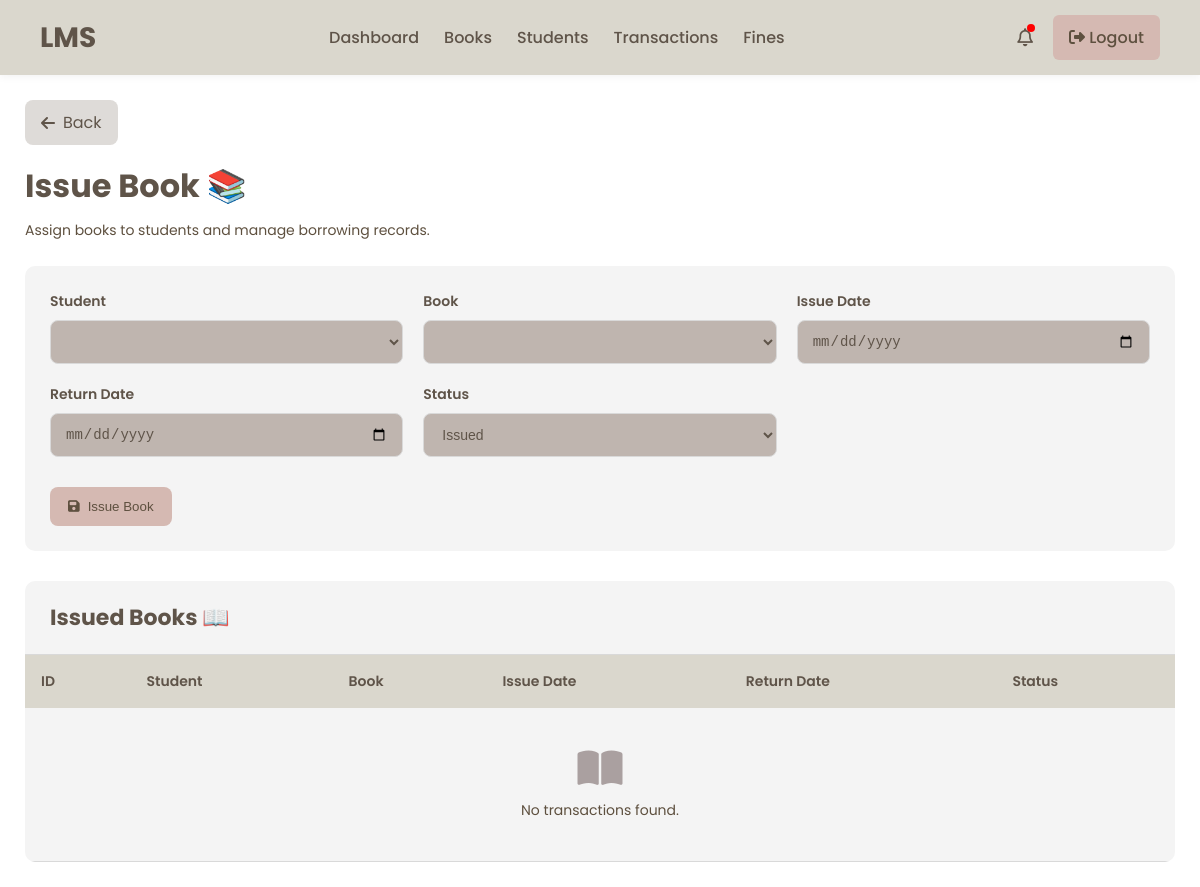
Before: /issue-book/ with the older database file.
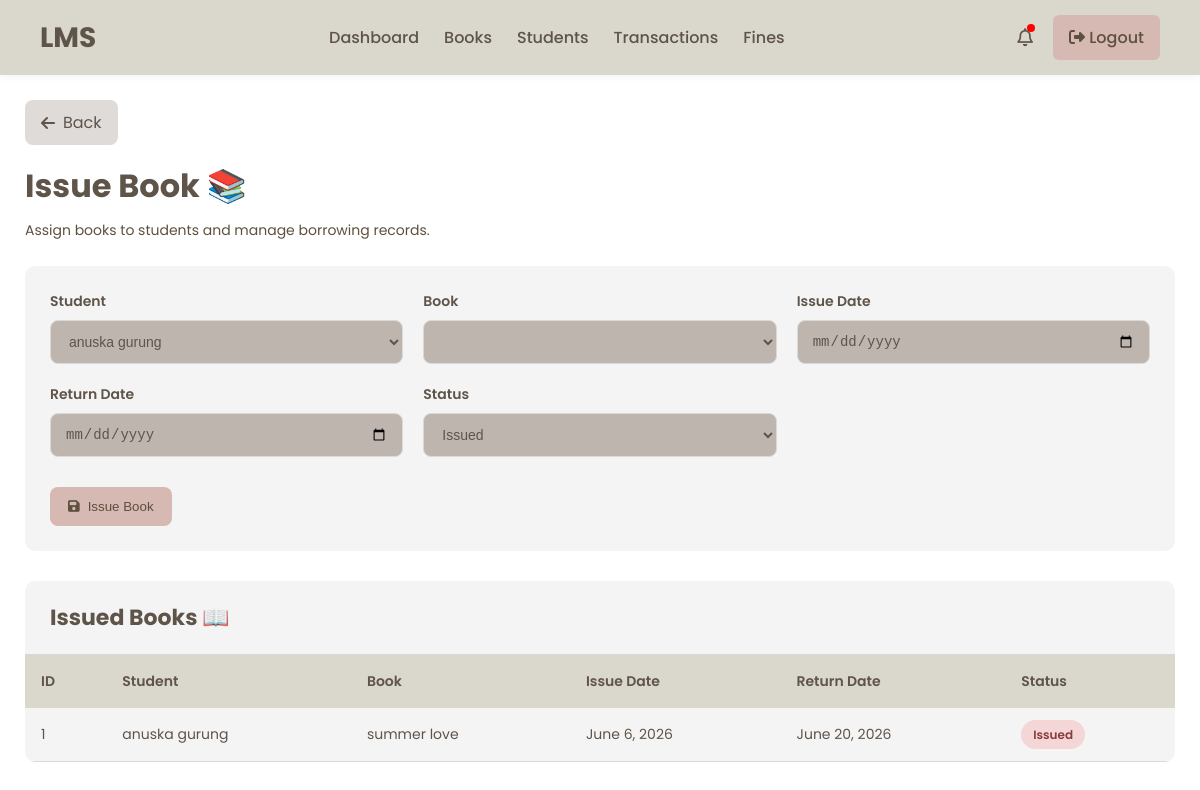
After: the same page with the newer database file.
### library/models.py (models this page shows, shortened)
class Transaction(models.Model):
    student = models.ForeignKey(
        Student,
        on_delete=models.CASCADE
    )
    book = models.ForeignKey(
        Book,
        on_delete=models.CASCADE
    )
    borrowed_date = models.DateField(
        auto_now_add=True
    )
    return_date = models.DateField(
        null=True,
        blank=True
    )
    is_returned = models.BooleanField(
        default=False
    )

class Student(models.Model):
    user = models.OneToOneField(User, on_delete=models.CASCADE, null=True, blank=True)
    name = models.CharField(max_length=100)
    email = models.EmailField(unique=True)
    phone = models.CharField(max_length=20, default='')
    department = models.CharField(max_length=100)
    active = models.BooleanField(default=True)
    student_id = models.CharField(max_length=20, unique=True, blank=True)
    date_of_birth = models.DateField(null=True, blank=True)
    profile_picture = models.ImageField(upload_to='profile_pictures/', null=True, blank=True)

class Book(models.Model):
    title = models.CharField(max_length=200)
    author = models.CharField(max_length=100)
    category = models.CharField(
        max_length=100,
        default='General'
    )
    isbn = models.CharField(
        max_length=50,
        unique=True,
        null=True,
        blank=True
    )
    quantity = models.IntegerField(default=1)
    available = models.BooleanField(default=True)

### library/views.py (the view, shortened to what this page needs)
# urls.py: path('issue-book/', views.issue_book, name='issue_book'),
def issue_book(request):
    context = {
        'students': Student.objects.all(),
        'books': Book.objects.filter(
            available=True
        ),
        'transactions': Transaction.objects.all(),
    }
    return render(
        request,
        'issue_book.html',
        context
    )

### templates/issue_book.html (shortened to what this page needs)
{% extends 'admin_base.html' %}
{% load static %}
{% block extra_css %}
<link rel="stylesheet" href="{% static 'css/issue_book.css' %}">
{% endblock %}
{% block content %}
<div class="students-page">
    <div class="top-header">
        <div class="header-left">
            <a href="{% url 'transactions' %}"
               class="back-btn">
                <i class="fa-solid fa-arrow-left"></i>
                Back
            </a>
            <h1 class="page-title">
                Issue Book 📚
            </h1>
            <p class="page-subtitle">
                Assign books to students and manage borrowing records.
            </p>
        </div>
    </div>
    <div class="form-container">
        <form method="POST">
            <div class="input-group">
                <label>Student</label>
                <select name="student" required>
                    {% for student in students %}
                    <option value="{{ student.id }}">
                        {{ student.name }}
                    </option>
                    {% endfor %}
                </select>
            </div>
            <div class="input-group">
                <label>Book</label>
                <select name="book" required>
                </select>
            </div>
            <div class="input-group">
                <label>Issue Date</label>
                <input type="date"
                       name="borrowed_date"
                       required>
            </div>
            <div class="input-group">
                <label>Return Date</label>
                <input type="date"
                       name="return_date"
                       required>
            </div>
            <div class="input-group">
                <label>Status</label>
                <select name="is_returned">
                    <option value="False">
                        Issued
                    </option>
                </select>
            </div>
            <div class="button-group">
                <button type="submit"
                        class="add-btn">
                    <i class="fa-solid fa-floppy-disk"></i>
                    Issue Book
                </button>
            </div>
        </form>
    </div>
    <div class="table-wrapper">
        <div class="table-header">
            <h2>
                Issued Books 📖
            </h2>
        </div>
        <table>
            <thead>
                <tr>
                    <th>ID</th>
                    <th>Student</th>
                    <th>Book</th>
                    <th>Issue Date</th>
                    <th>Return Date</th>
                    <th>Status</th>
                </tr>
            </thead>
            <tbody>
                {% for transaction in transactions %}
                <tr>
                    <td>{{ transaction.id }}</td>
                    <td>{{ transaction.student.name }}</td>
                    <td>{{ transaction.book.title }}</td>
                    <td>{{ transaction.borrowed_date }}</td>
                    <td>{{ transaction.return_date|default:"-" }}</td>
                    <td>
                        {% if transaction.is_returned %}
                        <span class="active-status">
                            Returned
                        </span>
                        {% else %}
                        <span class="inactive-status">
                            Issued
                        </span>
                        {% endif %}
                    </td>
                </tr>
                {% empty %}
                <tr>
                    <td colspan="6"
                        class="empty-row">
                        <i class="fa-solid fa-book-open"></i>
                        <p>No transactions found.</p>
                    </td>
                </tr>
                {% endfor %}
            </tbody>
        </table>
    </div>
</div>
{% endblock %}

Changed rows visible on the page:
added Transaction: is_returned "Issued"
Other visible differences:
form field student: (not shown) → "anuska gurung"
text no longer shown: "No transactions found."
